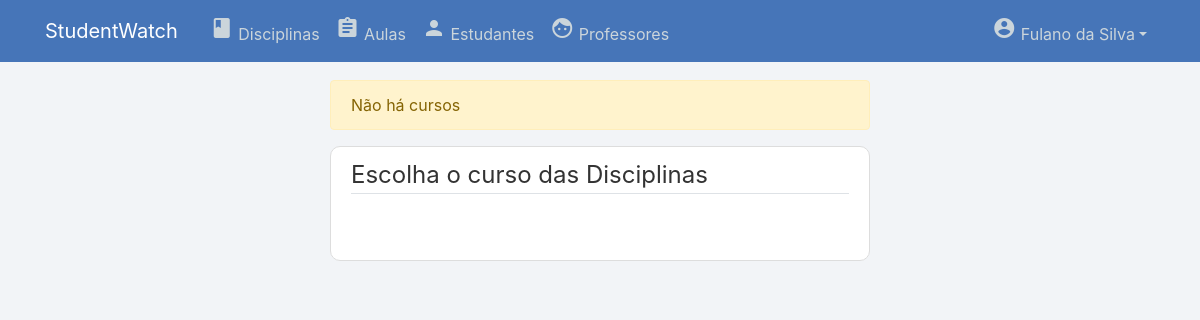
The page /filtrarDisciplina/ (signed in) on the database as committed earlier.
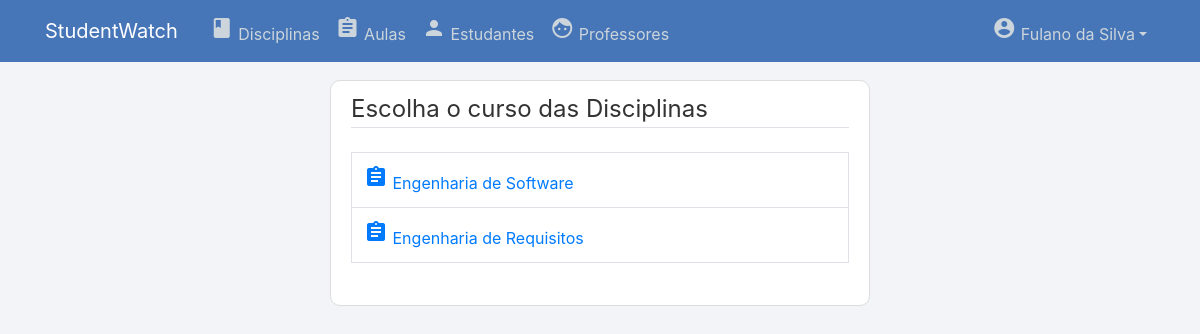
The same page on the database as committed later.
### manager/models.py (models this page shows, shortened)
class Curso(models.Model):
    nome = models.CharField(max_length=100)
    descricao = models.TextField(max_length=500)
    coordenador = models.ForeignKey(CoordenadorProfile, on_delete=models.SET_NULL, null=True)

### manager/views.py (the view)
# urls.py: path('filtrarDisciplina/', views.filtrarDisciplina, name='filtrarDisciplina'),
@login_required
@permission_required("manager.view_disciplina", raise_exception=True)
def filtrarDisciplina(request):
    if request.user.tipo == "Coordenador":
        cursos = Curso.objects.filter(coordenador = request.user.coordenador_profile.id)
    else:
        cursos = Curso.objects.all()
    if(cursos == [] or not cursos):
        cursos = None
        messages.warning(request, f"Não há cursos")
    context = {
        'cursos': cursos,
    }
    return render(request, 'manager/filtrar-disciplina.html', context)

### manager/templates/manager/filtrar-disciplina.html
{% extends "page/base.html" %}
{% block content %}
    <div class="content-section">
        <fieldset class="form-group">
            <legend class="border-bottom mb-4">Escolha o curso das Disciplinas</legend>
            <table class="table table-bordered">
                {% for curso in cursos %}
                <tr>
                    <td>
                        <a href="{% url 'gerenciarDisciplina' curso.id %}"><span class="material-icons">assignment</span> {{ curso.nome }}</a>
                    </td>
                </tr>
                {% endfor %}
            </table>
        </fieldset>
    </div>
{% endblock content %}

### page/templates/page/base.html (shortened to what this page needs)
{% load static %}
<!DOCTYPE html>
<html lang="en">
<head>
    <link rel="stylesheet" href="https://stackpath.bootstrapcdn.com/bootstrap/4.1.3/css/bootstrap.min.css">
    <link rel="stylesheet" type="text/css" href="{% static 'page/main.css' %}">
    <link rel="stylesheet" href="https://code.jquery.com/ui/1.12.1/themes/base/jquery-ui.css" />
</head>
<body>
    <header class="site-header">
        <nav class="navbar navbar-expand-md navbar-dark bg-steel fixed-top">
          <div class="container">
            {% if user.is_authenticated and user.is_staff %}
              <a class="navbar-brand mr-4" href="{% url 'page-home' %}">StudentWatch | <b>Admin</b></a>
            {% else %}
              <a class="navbar-brand mr-4" href="{% url 'page-home' %}">StudentWatch</a>
            {% endif %}
            <div class="collapse navbar-collapse" id="navbarToggle">
              <div class="navbar-nav mr-auto">
              {% if user.is_authenticated and user.tipo == "Coordenador" %}
                  <a class="nav-item nav-link" href="{% url 'filtrarDisciplina' %}"><span class="material-icons">book</span> Disciplinas</a>
                  <a class="nav-item nav-link" href="{% url 'filtrarAula' %}"><span class="material-icons">assignment</span> Aulas</a>
                  <a class="nav-item nav-link" href="{% url 'filtrarEstudante' %}"><span class="material-icons">person</span> Estudantes</a>
                  <a class="nav-item nav-link" href="{% url 'filtrarProfessor' %}"><span class="material-icons">face</span> Professores</a>
              {% endif %}
              </div>
              <div class="navbar-nav">
                {% if user.is_authenticated %}
                  <div class="nav-item dropdown">
                    <a class="nav-link dropdown-toggle" data-toggle="dropdown" href="#" role="button" aria-haspopup="true" aria-expanded="false"><span class="material-icons">account_circle</span> {{ user.first_name }} {{ user.last_name }}</a>
                  </div>
                {% else %}
                  <a class="nav-item nav-link" href="{% url 'login' %}"><span class="material-icons">login</span></a>
                {% endif %}
              </div>
            </div>
          </div>
        </nav>
    </header>
    <main role="main" class="container">
        <div class="row">
          <div class="col-sm-3"></div>
          <div class="col-md-6">
            {% if messages %}
              {% for message in messages %}
                <div class="alert alert-{{ message.tags }}">
                  {{ message }}
                </div>
              {% endfor %}
            {% endif %}
            {% block content %}{% endblock %}
          </div>
          <div class="col-sm-3"></div>
        </div>
      </main>
</body>
</html>

Rows that differ between the two databases and show on the page:
now on this page (row edited): Curso: nome "Engenharia de Software"
added Curso: nome "Engenharia de Requisitos"
Other text that changed with them:
list line gone: "Não há cursos"
